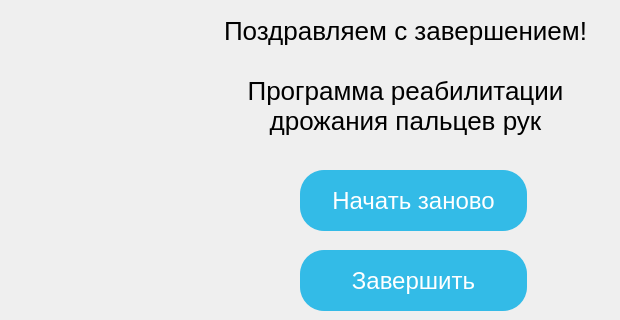
      <widget class="QWidget" name="page_17">
       <widget class="QLabel" name="main_label_13">
        <property name="geometry">
         <rect>
          <x>200</x>
          <y>10</y>
          <width>411</width>
          <height>131</height>
         </rect>
        </property>
        <property name="styleSheet">
         <string notr="true">width: 545px;
height: 168px;
left: 128px;
top: 71px;

font-family: 'Graduate';
font-style: normal;
font-weight: 400;
font-size: 26px;
line-height: 36px;
text-align: center;

color: #000000;

mix-blend-mode: darken;</string>
        </property>
        <property name="text">
         <string>Поздравляем с завершением! 

Программа реабилитации дрожания пальцев рук</string>
        </property>
        <property name="alignment">
         <set>Qt::AlignCenter</set>
        </property>
        <property name="wordWrap">
         <bool>true</bool>
        </property>
       </widget>
       <widget class="QPushButton" name="again_pushButton_2">
        <property name="geometry">
         <rect>
          <x>300</x>
          <y>170</y>
          <width>227</width>
          <height>61</height>
         </rect>
        </property>
        <property name="styleSheet">
         <string notr="true">width: 227px;
height: 61px;
left: 287px;
top: 257px;

background: #33BBE7;
box-shadow: 0px 4px 4px rgba(0, 0, 0, 0.25), 0px 4px 4px rgba(0, 0, 0, 0.25);
border-radius: 24px;

font-family: 'Hind';
font-style: normal;
font-weight: 400;
font-size: 24px;
line-height: 38px;
text-align: center;

color: #FFFFFF;</string>
        </property>
        <property name="text">
         <string>Начать заново</string>
        </property>
       </widget>
       <widget class="QPushButton" name="finish_pushButton_2">
        <property name="geometry">
         <rect>
          <x>300</x>
          <y>250</y>
          <width>227</width>
          <height>61</height>
         </rect>
        </property>
        <property name="styleSheet">
         <string notr="true">width: 227px;
height: 61px;
left: 287px;
top: 257px;

background: #33BBE7;
box-shadow: 0px 4px 4px rgba(0, 0, 0, 0.25), 0px 4px 4px rgba(0, 0, 0, 0.25);
border-radius: 24px;

font-family: 'Hind';
font-style: normal;
font-weight: 400;
font-size: 24px;
line-height: 38px;
text-align: center;

color: #FFFFFF;</string>
        </property>
        <property name="text">
         <string>Завершить</string>
        </property>
       </widget>
      </widget>
